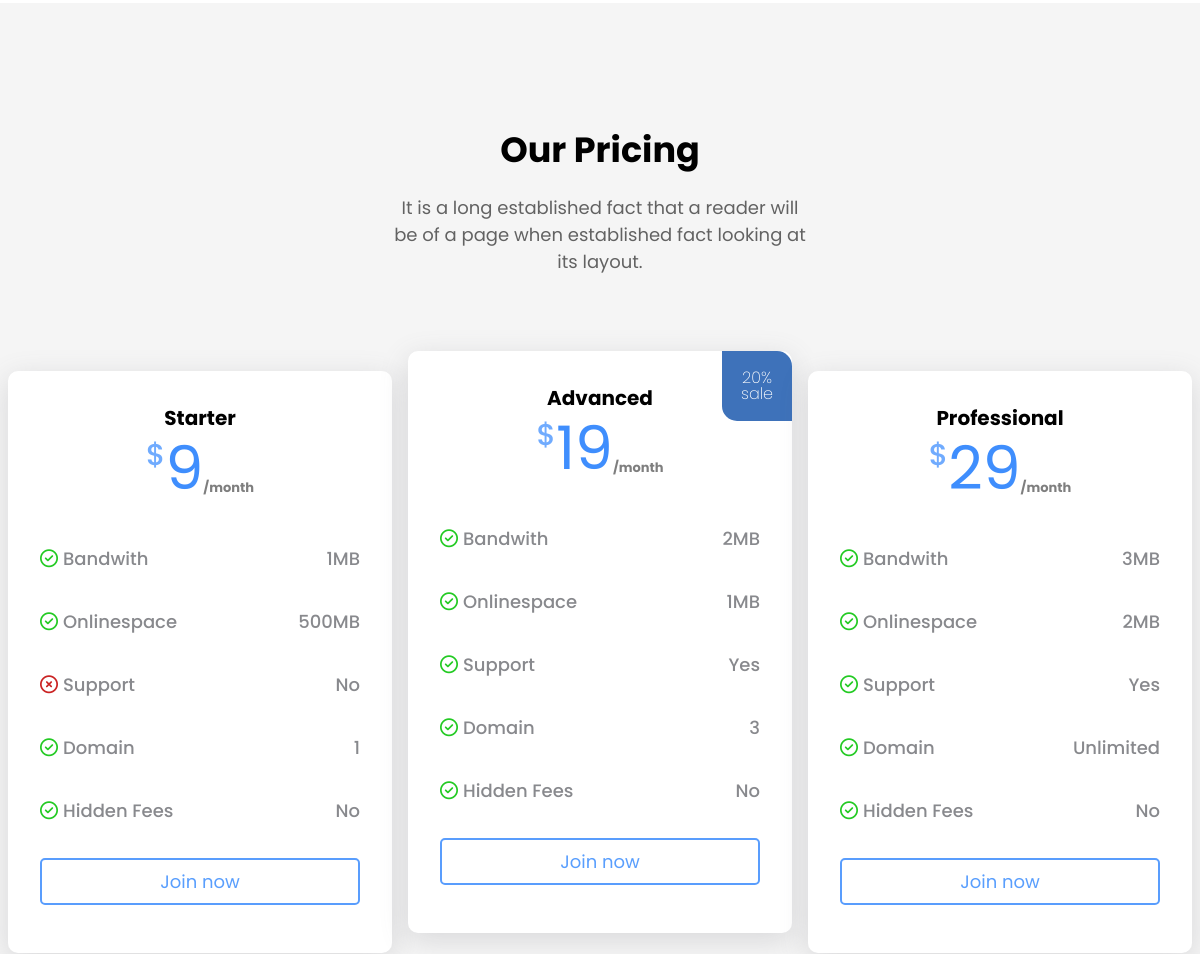
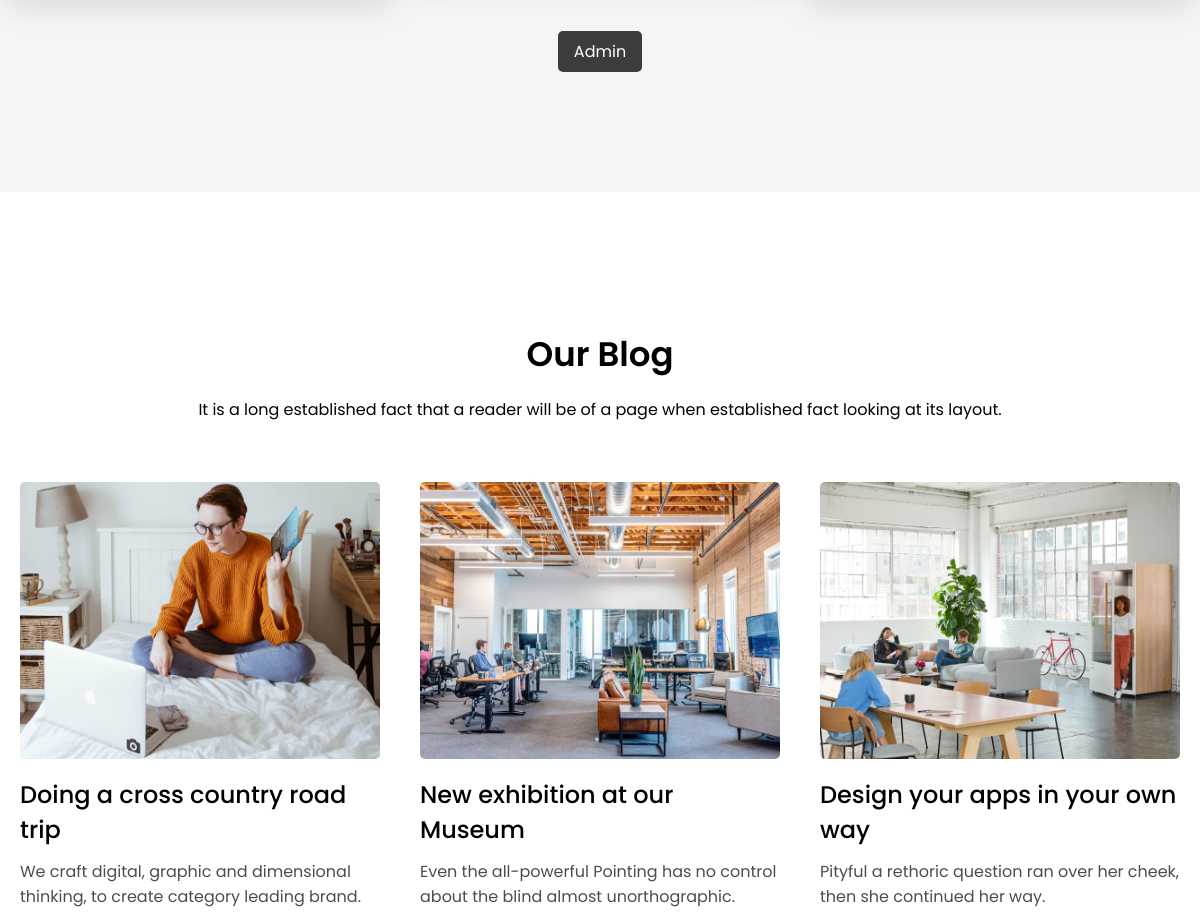
Before: / (middle part) with the older database file (2 pictures, top to bottom).
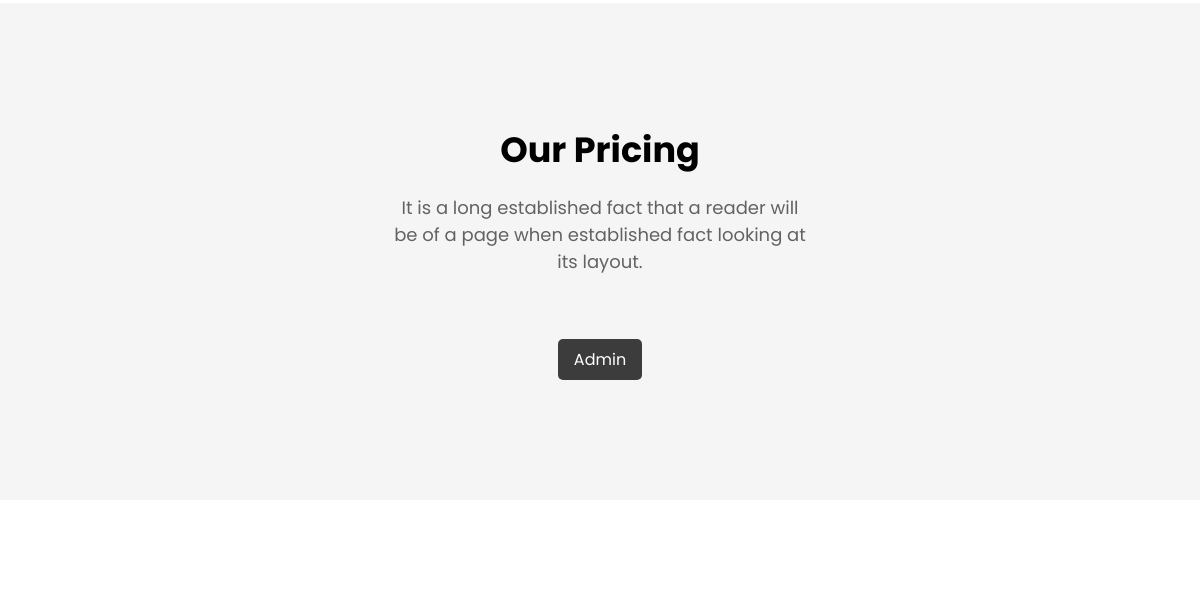
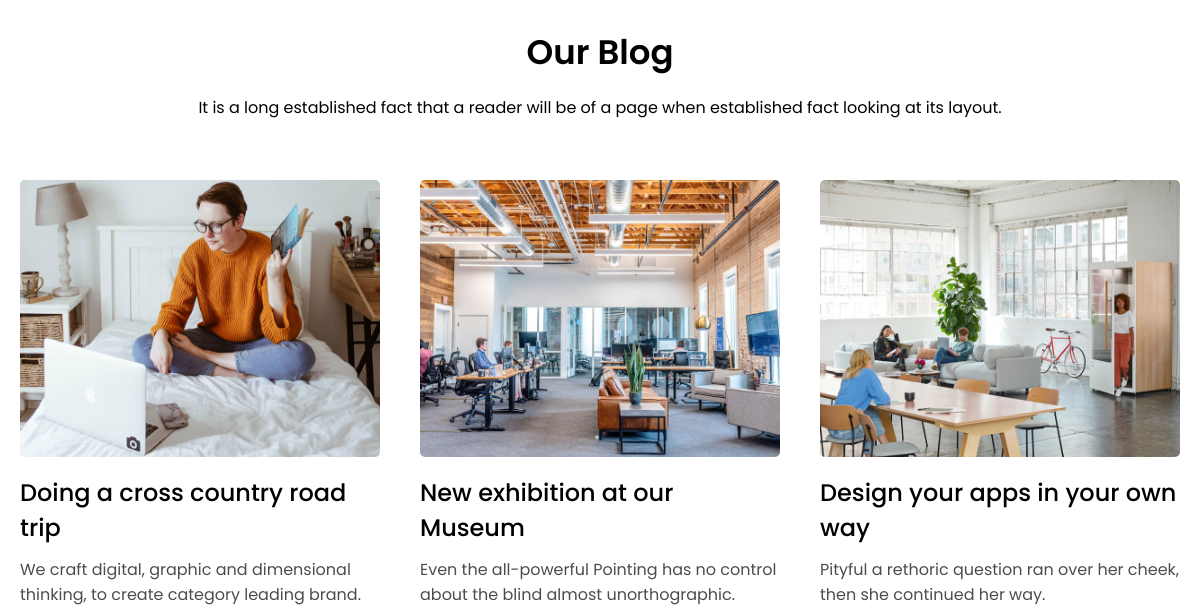
After: the same page with the newer database file (2 pictures, top to bottom).
### tables this page shows
CREATE TABLE IF NOT EXISTS `pricing` (
  `id_pricing` int NOT NULL,
  `name` varchar(25) NOT NULL,
  `price` int NOT NULL,
  `sale` int DEFAULT NULL,
  `bandwidth` int NOT NULL DEFAULT '0',
  `onlineSpace` int NOT NULL,
  `support` tinyint(1) NOT NULL DEFAULT '0',
  `domain` varchar(50) NOT NULL DEFAULT '0',
  `hiddenFees` tinyint(1) NOT NULL DEFAULT '0',
  `nbMember` int DEFAULT NULL,
  PRIMARY KEY (`id_pricing`)
);

### db-functions.php (called while the page is built, shortened)
<?php
function dbConnect()
{
    try {
        $db = new PDO('mysql:host=localhost;dbname=kucra;charset=utf8', 'root', '');
    } catch (PDOException $e) {
        print "Erreur !: " . $e->getMessage() . "<br/>";
        die();
    }
    return $db;
}
function getPricings()
{
    $db = dbConnect();
    $sql =
        "SELECT *
        FROM pricing
        LIMIT 3";
    $pricingStatement = $db->prepare($sql);
    $pricingStatement->execute();
    $pricings = $pricingStatement->fetchAll();
    return $pricings;
}

### index.php (the view, shortened to what this page needs)
<?php
require 'db-functions.php';
?>
<!DOCTYPE html>
<html lang="en">
<head>
    <link rel="stylesheet" href="https://cdnjs.cloudflare.com/ajax/libs/font-awesome/6.3.0/css/all.min.css" />
    <link rel="stylesheet" href="https://cdn.jsdelivr.net/npm/swiper@9/swiper-bundle.min.css" />
    <link rel="stylesheet" href="css/style.css">
</head>
<body>
    <section id="pricing">
        <h2>Our Pricing</h2>
        <p>It is a long established fact that a reader will be of a page when established fact looking at its layout.</p>
        <div id="pricing_cards">
            <?php
            $pricings = getPricings();
            foreach ($pricings as $pricing) {
            ?>
                <div class="pricing_card">
                    <?php
                    if ($pricing['sale'] > 0 && $pricing['sale'] < 100) {
                        echo "<aside class='sale_box'><p>" . $pricing['sale'] . "% sale</p></aside>";
                    }
                    ?>
                    <h4><?= $pricing['name'] ?></h4>
                    <div class="price">
                        <p>$</p>
                        <h5><?= $pricing['price'] ?></h5>
                        <p>/month</p>
                    </div>
                    <div class="pricing_advantages">
                        <div class="bandwith">
                            <span class="advantage_name">
                                <p><i class="fa-regular fa-circle-check"></i>Bandwith</p>
                            </span>
                            <span class="advantage_value">
                                <p>
                                    <?php
                                        if ($pricing['bandwidth'] >= 1000) {
                                            $pricing['bandwidth'] /= 1000;
                                            $dataType = "GB";
                                        } else {
                                            $dataType = "MB";
                                        }
                                        echo $pricing['bandwidth'] . $dataType;
                                    ?>
                                </p>
                            </span>
                        </div>
                        <div class="onlinespace">
                            <span class="advantage_name">
                                <p><i class="fa-regular fa-circle-check"></i>Onlinespace</p>
                            </span>
                            <span class="advantage_value">
                                <p>
                                    <?php
                                    if ($pricing['onlineSpace'] >= 1000) {
                                        $pricing['onlineSpace'] /= 1000;
                                        $dataType = "GB";
                                    } else {
                                        $dataType = "MB";
                                    }
                                    echo $pricing['onlineSpace'] . $dataType;
                                    ?>
                                </p>
                            </span>
                        </div>
                        <div class="support">
                            <?php
                            if ($pricing['support'] == '1') {
                                $result = "Yes";
                                $icon = "<i class='fa-regular fa-circle-check'></i>";
                            } else {
                                $result = "No";
                                $icon = "<i class='fa-regular fa-circle-xmark'></i>";
                            }
                            ?>
                            <span class="advantage_name">
                                <p><?= $icon ?>Support</p>
                            </span>
                            <span class="advantage_value">
                                <p><?= $result ?></p>
                            </span>
                        </div>
                        <div class="domain">
                            <span class="advantage_name">
                                <p><i class="fa-regular fa-circle-check"></i>Domain</p>
                            </span>
                            <span class="advantage_value">
                                <p><?= $pricing['domain'] ?></p>
                            </span>
                        </div>
                        <div class="hiddenfees">
                            <?php
                            if ($pricing['hiddenFees'] == '1') {
                                $result = "Yes";
                                $icon = "<i class='fa-regular fa-circle-xmark'></i>";
                            } else {
                                $result = "No";
                                $icon = "<i class='fa-regular fa-circle-check'></i>";
                            }
                            ?>
                            <span class="advantage_name">
                                <p><?= $icon ?>Hidden Fees</p>
                            </span>
                            <span class="advantage_value">
                                <p><?= $result ?></p>
                            </span>
                        </div>
                    </div>
                    <a href="functions.php?action=addMember&id=<?= $pricing['id_pricing'] ?>">Join now</a>
                </div>
            <?php
            }
            ?>
        </div>
        <a href="paneladmin.php">Admin</a>
    </section>
    <section id="blog">
        <h2>Our Blog</h2>
        <p>It is a long established fact that a reader will be of a page when established fact looking at its layout.</p>
        <div id="blog_articles">
            <div class="blog_card">
                <div class="blog_card_header">
                    <img src="assets/img/blog1.png" alt="">
                </div>
                <h3>Doing a cross country road trip</h3>
                <p>We craft digital, graphic and dimensional thinking, to create category leading brand.</p>
            </div>
            <div class="blog_card">
                <div class="blog_card_header">
                    <img src="assets/img/blog2.png" alt="">
                </div>
                <h3>New exhibition at our Museum</h3>
                <p>Even the all-powerful Pointing has no control about the blind almost unorthographic.</p>
            </div>
            <div class="blog_card">
                <div class="blog_card_header">
                    <img src="assets/img/blog3.png" alt="">
                </div>
                <h3>Design your apps in your own way</h3>
                <p>Pityful a rethoric question ran over her cheek, then she continued her way.</p>
            </div>
        </div>
    </section>
    <section id="scroll_container">
    </section>
</body>
</html>

### CSS/style.css (style rules this page uses)
* { font-family: Poppins; box-sizing: border-box; margin: 0; padding: 0; }
body { position: relative; }
html { scroll-behavior:smooth; }
::placeholder { opacity: 75%; }
#blog_articles h3 { font-size: 24px; margin-bottom: 0.5em; font-weight: 450; text-align: start; }
#blog { padding: 10% 0; text-align: center; }
#blog h2 { font-size: 34px; font-weight: 600; text-align: center; margin: 0.5em auto; }
#blog_articles { display: flex; flex-direction: row; margin: 5% auto; justify-content: center; }
.blog_card { display: flex; flex-direction: column; max-width: 400px; margin: 0 20px; }
.blog_card h3 { font-size: 22px; margin-top:0.75em; }
.blog_card p { font-size:16px; text-align: start; opacity: 70%; margin-bottom: 0.5em; }
.blog_card img { width:100%; height:100%; border-radius: 5px; transition: .5s; }
.blog_card_header { border-radius: 5px; position: relative; }
#pricing { background-color: rgb(245, 245, 245); padding: 10% 0; }
#pricing h2 { text-align: center; font-size: 35px; margin-bottom: 0.5em; }
#pricing h2+p { opacity: 60%; text-align: center; width:35%; font-size:18px; margin:auto; }
a[href="paneladmin.php"] { width:fit-content; display: flex; margin:auto; text-decoration: none; color:white; background-color:#3c3c3c; border-radius: 5px; padding:0.5rem 1rem; transition: .3s; }
#scroll_container { position: absolute; top: 0; right:2.5%; height: 100%; }
#pricing_cards { display: flex; flex-direction: row; justify-content: center; margin-top: 4em; }
.pricing_card { background-color: white; margin:2em 0.5em; width:400px; padding:2em; border-radius: 10px; box-shadow: rgba(100, 100, 111, 0.2) 0px 7px 29px 0px; position: relative; }
.pricing_card h4 { text-align: center; font-size: 20px; }
.price { display: flex; flex-direction: row; justify-content: center; height:70px; margin-bottom: 1.5em; }
.price p:first-child { display: flex; color:#3f8efdbe; font-weight: 500; font-size: 30px; }
.price h5 { display: flex; color:#3f8efd; font-size: 60px; font-weight: 400; align-items: center; }
.price p:last-child { display: flex; opacity: 50%; font-size: 13px; font-weight: 700; align-items: flex-end; height:65px; }
.fa-circle-check { color:rgb(35, 202, 35); margin-right: 5px; }
.fa-circle-xmark { color:rgb(202, 35, 35); margin-right: 5px; }
.pricing_advantages { display: flex; flex-direction: column; justify-content: space-between; }
.advantage_value { display: flex; justify-content: end; width:100%; }
.advantage_name { width:100%; text-align: start; }
.bandwith, .onlinespace, .support, .domain, .hiddenfees { display: flex; flex-direction: row; font-size: 20px; font-weight: 500; }
.pricing_card:nth-child(2) { translate: 0 -20px; }
.pricing_card a:last-of-type { background-color: transparent; border:solid 2px #3f8efddc; border-radius: 5px; transition: 0.3s; display: flex; justify-content: center; color: #3f8efddc; text-decoration: none; font-size: 18px; padding: 0.5rem 0; margin: 1rem auto; }
.sale_box { display: flex; align-items: center; background-color:#205cafdc; color:white; width:70px; height:70px; border-bottom-left-radius: 15px; border-top-right-radius: 15px; margin:auto; position:absolute; top:0%; right:0%; }
.sale_box p { display: flex; margin:auto; width:50px; text-align: center; line-height: 1em; font-weight: 200; }
footer p:last-of-type, span { color:#88898d; text-align: center; font-size: 18px; }
span { margin: 1em 0; }

Changed rows visible on the page:
removed pricing: name "Starter", price "9", bandwidth "1", bandwidth "MB", onlineSpace "500", onlineSpace "MB", support "No", domain "1", hiddenFees "No"
removed pricing: sale "20", name "Advanced", price "19", bandwidth "2", bandwidth "MB", onlineSpace "1", onlineSpace "MB", support "Yes", domain "3", hiddenFees "No"
removed pricing: name "Professional", price "29", bandwidth "3", bandwidth "MB", onlineSpace "2", onlineSpace "MB", support "Yes", domain "Unlimited", hiddenFees "No"
